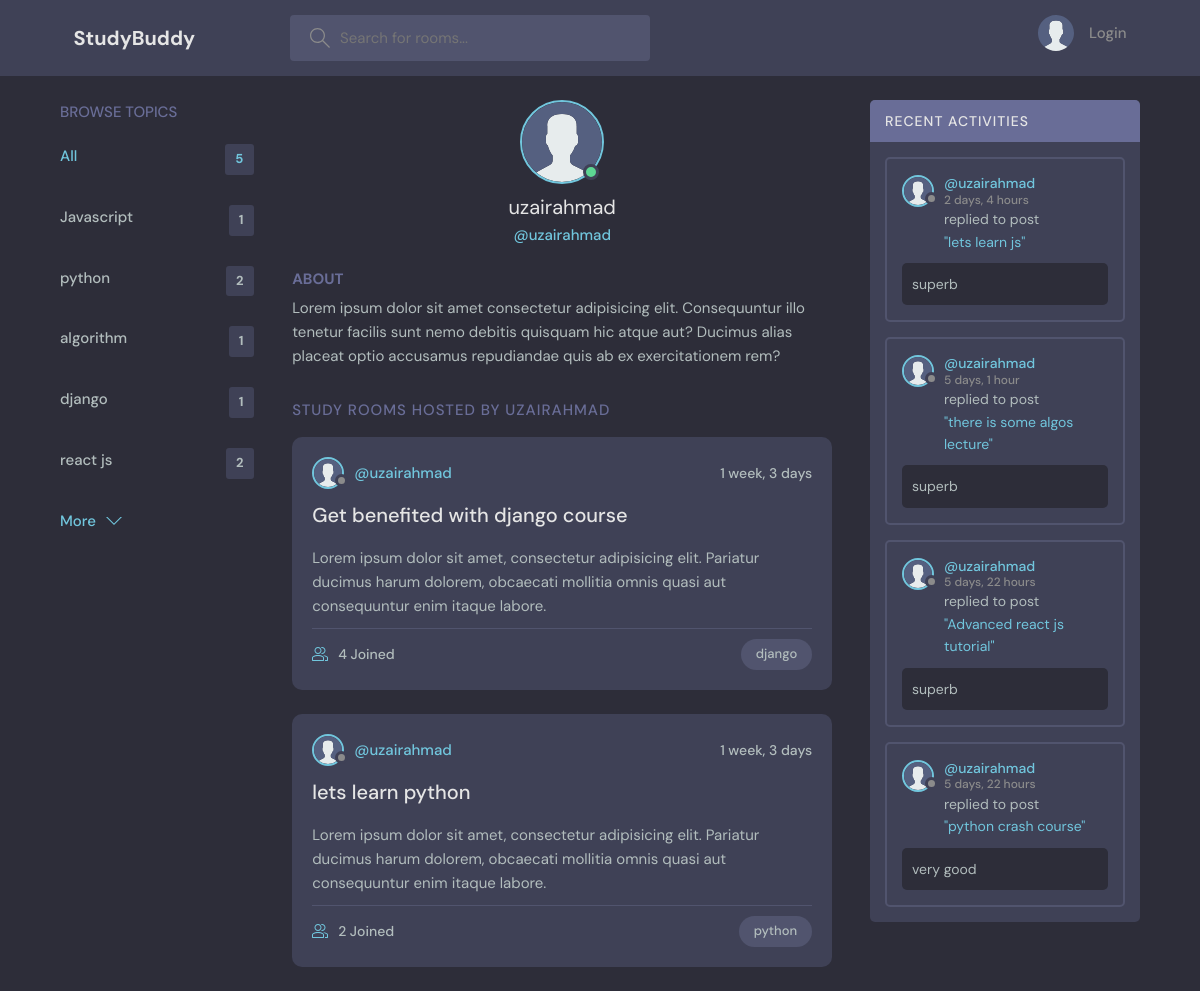
The app's page /profile/1 with its own data.
### base/models.py (models this page shows)
class Topic(models.Model):
    name = models.CharField(max_length=200)
    def __str__(self):
        return self.name

class Room(models.Model):
    host = models.ForeignKey(User, on_delete=models.SET_NULL, null=True)
    topic = models.ForeignKey(Topic, on_delete=models.SET_NULL, null=True)
    name = models.CharField(max_length=200)
    participants=models.ManyToManyField(User,related_name='participants',blank=True)
    description = models.TextField(null=True, blank=True)
    updated = models.DateTimeField(auto_now=True)
    created = models.DateTimeField(auto_now_add=True)
    class Meta:
        ordering= ['-updated','-created']
    def __str__(self):
        return self.name

class Message(models.Model):
    user = models.ForeignKey(User, on_delete=models.CASCADE)
    room = models.ForeignKey(Room, on_delete=models.CASCADE)
    body = models.TextField()
    updated = models.DateTimeField(auto_now=True)
    created = models.DateTimeField(auto_now_add=True)
    class Meta:
        ordering= ['-updated','-created']
    def __str__(self):
        return self.body[0:50]

### base/views.py (the view)
# urls.py: path("profile/<int:room_id>",views.profile,name='profile'),
def profile(request,room_id):
    user=User.objects.get(id=room_id)
    rooms=user.room_set.all()
    room_message=user.message_set.all()
    topics=Topic.objects.all()
    return render(request,'base/profile.html',{'user':user,'rooms':rooms,'room_message':room_message,'topics':topics})

### base/templates/base/profile.html (shortened to what this page needs)
{% extends 'main.html'%}
{% block content %}
{% load static %}
  <main class="profile-page layout layout--3">
    <div class="container">
      {% include 'base/topics.html' %}
      <div class="roomList">
        <div class="profile">
          <div class="profile__avatar">
            <div class="avatar avatar--large active">
              <img src="{% static 'images/avatar.svg' %}" alt="Avatar" />
            </div>
          </div>
          <div class="profile__info">
            <h3>{{user.username}}</h3>
            <p><a href="{% url 'profile' user.id %}">@{{user.username}}</a></p>
          </div>
          <div class="profile__about">
            <h3>About</h3>
            <p>
              Lorem ipsum dolor sit amet consectetur adipisicing elit. Consequuntur illo tenetur
              facilis sunt nemo debitis quisquam hic atque aut? Ducimus alias placeat optio
              accusamus repudiandae quis ab ex exercitationem rem?
            </p>
          </div>
        </div>
        <div class="roomList__header">
          <div>
            <h2>Study Rooms Hosted by {{user.username}}</a>
            </h2>
          </div>
        </div>
         {% for room in rooms %}
  <div class="roomListRoom">
    <div class="roomListRoom__header">
      {% if room.host and room.host.id %}
      <a href="{% url 'profile' room.host.id %}" class="roomListRoom__author">
        <div class="avatar avatar--small">
          <img src="{% static 'images/avatar.svg' %}" alt="Avatar" />
        </div>
        <span>@{{ room.host.username }}</span>
      </a>
      {% endif %}
      <div class="roomListRoom__actions">
        <span>{{room.created|timesince}}</span>
      </div>
    </div>
    <div class="roomListRoom__content">
      <a href="{% url 'room' room.id %}">{{room.name}}</a>
      <p>{{room.description}}</p>
    </div>
    <div class="roomListRoom__meta">
      <a href="{% url 'room' room.id %}" class="roomListRoom__joined">
        {{room.participants.all.count}} Joined
      </a>
      <p class="roomListRoom__topic">{{room.topic}}</p>
    </div>
  </div>
  {% endfor %}
      </div>
      {% include 'base/activity_component.html' %}
    </div>
  </main>
</body>
</html>
{% endblock content%}

### base/templates/base/topics.html
<div class="topics">
  <div class="topics__header">
    <h2>Browse Topics</h2>
  </div>
  <ul class="topics__list">
    <li>
      <a href="{% url 'home' %}" class="active"
        >All <span>{{topics.count}}</span></a
      >
    </li>
    {% for topic in topics %}
    <li>
      <a href="{% url 'home' %}?q={{ topic.name }}"
        >{{topic.name}}<span>{{topic.room_set.all.count}}</span></a
      >
    </li>
    {% endfor %}
  </ul>
  <a class="btn btn--link" href="{% url 'topic' %}">
    More
    <svg
      version="1.1"
      xmlns="http://www.w3.org/2000/svg"
      width="32"
      height="32"
      viewBox="0 0 32 32"
    >
      <title>chevron-down</title>
      <path d="M16 21l-13-13h-3l16 16 16-16h-3l-13 13z"></path>
    </svg>
  </a>
</div>

### base/templates/base/activity_component.html (shortened to what this page needs)
{% load static %}
<div class="activities">
  <div class="activities__header">
    <h2>Recent Activities</h2>
  </div>
  {% for message in room_message %}
  <div class="activities__box">
    <div class="activities__boxHeader roomListRoom__header">
      <a
        href="{% url 'profile' message.user.id %}"
        class="roomListRoom__author"
      >
        <div class="avatar avatar--small">
          <img src="{% static 'images/avatar.svg' %}" alt="Avatar" />
        </div>
        <p>
          @{{message.user}}
          <span>{{message.created|timesince}}</span>
        </p>
      </a>
    </div>
    <div class="activities__boxContent">
      <p>
        replied to post
        <a href="{% url 'room' message.room.id %}">"{{message.room}}"</a>
      </p>
      <div class="activities__boxRoomContent">{{message}}</div>
    </div>
  </div>
  {% endfor %}
</div>

### records on screen
Topic: name "Javascript", room_set.all.count "1"
Topic: name "python", room_set.all.count "2"
Topic: name "algorithm", room_set.all.count "1"
Topic: name "django", room_set.all.count "1"
Topic: name "react js", room_set.all.count "2"
Room: host.username "uzairahmad", created "1 week, 3 days", name "Get benefited with django course", description "Lorem ipsum dolor sit amet, consectetur adipisicing elit. Pariatur ducimus harum dolorem, obcaecati mollitia omnis quasi aut consequuntur enim itaque labore.", participants.all.count "4", topic "django"
Room: host.username "uzairahmad", created "1 week, 3 days", name "lets learn python", description "Lorem ipsum dolor sit amet, consectetur adipisicing elit. Pariatur ducimus harum dolorem, obcaecati mollitia omnis quasi aut consequuntur enim itaque labore.", participants.all.count "2", topic "python"
Message: user "uzairahmad", created "2 days, 4 hours", room "lets learn js", body "superb"
Message: user "uzairahmad", created "5 days, 1 hour", room "there is some algos lecture", body "superb"
Message: user "uzairahmad", created "5 days, 22 hours", room "Advanced react js tutorial", body "superb"
Message: user "uzairahmad", created "5 days, 22 hours", room "python crash course", body "very good"

### other values on screen
{{ topics.count }} "5"
{{ user.username }} "uzairahmad"
{{ user.username }} "UZAIRAHMAD"
